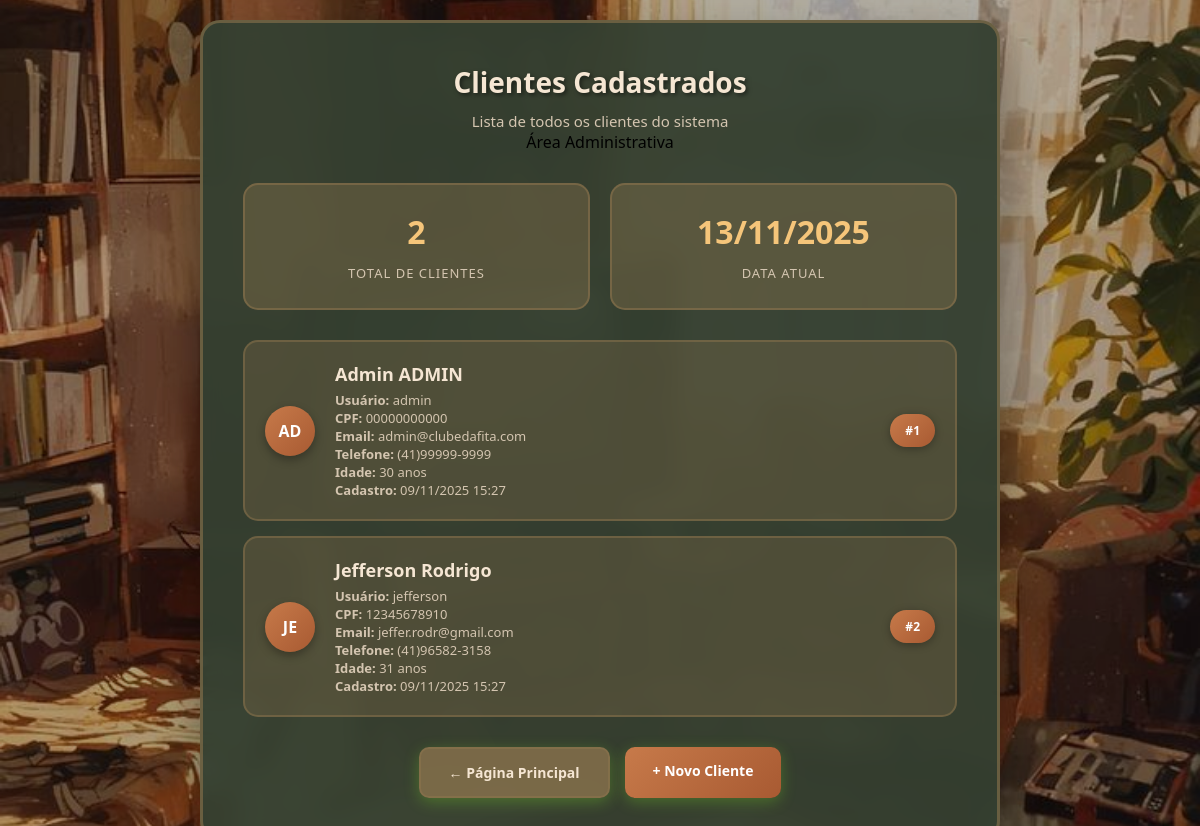
/pages/index.php?page=usuarios (signed in), run on the app's committed database.
### tables this page shows
CREATE TABLE IF NOT EXISTS cliente (
    id_cliente INT NOT NULL AUTO_INCREMENT,
    nome_cliente VARCHAR(50) NOT NULL,
    cpf_cliente CHAR(20) NOT NULL,
    idade_cliente TINYINT NOT NULL,
    telefone_cliente CHAR(20) NOT NULL,
    email_cliente VARCHAR(50) NOT NULL,
    username VARCHAR(50) NOT NULL,
    password VARCHAR(255) NOT NULL,
    is_admin BOOLEAN DEFAULT FALSE,
    data_cadastro TIMESTAMP DEFAULT CURRENT_TIMESTAMP,
    PRIMARY KEY (id_cliente),
    UNIQUE KEY cpf_cliente (cpf_cliente),
    UNIQUE KEY username (username)
 );

### pages/index.php (the view, shortened to what this page needs)
<?php
$page = $_GET['page'] ?? 'home';
$conn = require_once __DIR__ . '/../config/config.php';
$acesso_negado = false;
?>
<!DOCTYPE html>
<html lang="pt-br">
<head>
    <link rel="stylesheet" href="../css/index.css">
</head>
<body class="<?php echo $page; ?>">
    <?php if ($page === 'home'): ?>
        <div class="home-container">
            <h1>Clube da Fita</h1>
            <?php if (isset($_SESSION['usuario_logado'])): ?>
                <div class="usuario-info-box">
                    <p>Bem-vindo, <strong><?php echo htmlspecialchars($_SESSION['nome_cliente'] ?? $_SESSION['usuario_logado']); ?></strong>!</p>
                    <?php if ($_SESSION['is_admin']): ?>
                        <span class="badge-admin">ADMINISTRADOR</span>
                    <?php endif; ?>
                </div>
            <?php else: ?>
                <p>Bem-vindo! Escolha uma opção:</p>
            <?php endif; ?>
            <div class="buttons-container">
                <?php if (isset($_SESSION['usuario_logado'])): ?>
                    <a href="../pages/home.php" class="btn-link btn-destaque">
                        <span class="btn-icon">🎬</span>
                        Ir para Página Inicial
                    </a>
                <?php endif; ?>
                <?php if (!isset($_SESSION['usuario_logado'])): ?>
                    <a href="../pages/index.php?page=cadastro" class="btn-link">Fazer Cadastro</a>
                    <a href="../pages/index.php?page=login" class="btn-link">Fazer Login</a>
                <?php else: ?>
                    <?php if ($_SESSION['is_admin']): ?>
                        <a href="../pages/index.php?page=usuarios" class="btn-link">Ver Clientes</a>
                    <?php endif; ?>
                    <form method="POST" action="../pages/index.php?page=logout" style="width: 100%;">
                        <button type="submit" class="btn-link" style="width: 100%; border: none; cursor: pointer;">Sair</button>
                    </form>
                <?php endif; ?>
            </div>
            <div class="info-box">
                <p>Nós somos o clube da fita.</p>
                <p>Aqui você acha o filme que precisa e muito mais.</p>
            </div>
        </div>
    <?php elseif ($page === 'usuarios'): ?>
    <?php if ($acesso_negado): ?>
            <div class="home-container">
                <h1>Acesso Negado</h1>
                <div class="acesso-negado-box">
                    <p>🚫</p>
                    <p>Você não tem permissão para acessar esta página.</p>
                    <p>Apenas administradores podem visualizar a lista de clientes.</p>
                </div>
                <div class="buttons-container">
                    <a href="index.php" class="btn-link">← Voltar ao Início</a>
                    <?php if (!isset($_SESSION['usuario_logado'])): ?>
                        <a href="../pages/index.php?page=login" class="btn-link">Fazer Login</a>
                    <?php endif; ?>
                </div>
            </div>
        <?php else: ?>
            <div class="usuarios-container">
                <div class="usuarios-header">
                    <h1>Clientes Cadastrados</h1>
                    <p>Lista de todos os clientes do sistema</p>
                    <span class="badge-admin-header">Área Administrativa</span>
                </div>
                <?php
                $clientes_query = "SELECT * FROM cliente ORDER BY data_cadastro DESC";
                $clientes_result = $conn->query($clientes_query);
                if ($clientes_result->num_rows == 0): ?>
                    <div class="usuarios-vazio">
                        <p>Nenhum cliente cadastrado ainda.</p>
                        <a href="../pages/index.php?page=cadastro" class="btn-link">Fazer primeiro cadastro</a>
                    </div>
                <?php else: ?>
                    <div class="usuarios-stats">
                        <div class="stat-card">
                            <span class="stat-number"><?php echo $clientes_result->num_rows; ?></span>
                            <span class="stat-label">Total de Clientes</span>
                        </div>
                        <div class="stat-card">
                            <span class="stat-number"><?php echo date('d/m/Y'); ?></span>
                            <span class="stat-label">Data Atual</span>
                        </div>
                    </div>
                    <div class="usuarios-lista">
                        <?php
                        $index = 0;
                        while ($cliente = $clientes_result->fetch_assoc()):
                            $index++;
                        ?>
                            <div class="usuario-card cliente-card">
                                <div class="usuario-avatar">
                                    <?php echo strtoupper(substr($cliente['nome_cliente'], 0, 2)); ?>
                                </div>
                                <div class="usuario-info">
                                    <h3>
                                        <?php echo htmlspecialchars($cliente['nome_cliente']); ?>
                                        <?php if ($cliente['is_admin']): ?>
                                            <span class="badge-mini-admin">ADMIN</span>
                                        <?php endif; ?>
                                    </h3>
                                    <p><strong>Usuário:</strong> <?php echo htmlspecialchars($cliente['username']); ?></p>
                                    <p><strong>CPF:</strong> <?php echo htmlspecialchars($cliente['cpf_cliente']); ?></p>
                                    <p><strong>Email:</strong> <?php echo htmlspecialchars($cliente['email_cliente']); ?></p>
                                    <p><strong>Telefone:</strong> <?php echo htmlspecialchars($cliente['telefone_cliente']); ?></p>
                                    <p><strong>Idade:</strong> <?php echo $cliente['idade_cliente']; ?> anos</p>
                                    <?php if ($cliente['data_cadastro']): ?>
                                        <p><strong>Cadastro:</strong> <?php echo date('d/m/Y H:i', strtotime($cliente['data_cadastro'])); ?></p>
                                    <?php endif; ?>
                                </div>
                                <div class="usuario-badge">
                                    #<?php echo $index; ?>
                                </div>
                            </div>
                        <?php endwhile; ?>
                    </div>
                <?php endif; ?>
                <div class="usuarios-actions">
                    <a href="../pages/index.php" class="btn-voltar">← Página Principal</a>
                    <a href="../pages/index.php?page=cadastro" class="btn-cadastro-link">+ Novo Cliente</a>
                </div>
            </div>
        <?php endif; ?>
    <?php endif; ?>
</body>
</html>

### css/index.css (style rules this page uses)
* { margin: 0; padding: 0; box-sizing: border-box; }
body { font-family: 'Segoe UI', Tahoma, Geneva, Verdana, sans-serif; min-height: 100vh; display: flex; justify-content: center; align-items: center; padding: 20px; position: relative; overflow-x: hidden; background: url('img/download14.jpg') center/cover no-repeat fixed; }
body::before { content: ''; position: fixed; top: 0; left: 0; width: 100%; height: 100%; background: rgba(0, 0, 0, 0.3); pointer-events: none; z-index: 0; }
.home-container, .form-container, .usuarios-container { background: rgba(52, 64, 49, 0.95); border-radius: 20px; box-shadow: 0 25px 50px rgba(0, 0, 0, 0.4); backdrop-filter: blur(10px); border: 3px solid rgba(139, 116, 78, 0.6); animation: slideIn 0.8s ease-out; width: 100%; position: relative; z-index: 1; }
.usuarios-container { max-width: 800px; padding: 40px; }
.usuarios-header { text-align: center; margin-bottom: 30px; }
.usuarios-header h1 { font-size: 28px; font-weight: 700; color: #f5e6d3; margin-bottom: 10px; text-shadow: 2px 2px 4px rgba(0, 0, 0, 0.5); }
.usuarios-header p { color: #d4c5b0; font-size: 15px; }
.usuarios-stats { display: grid; grid-template-columns: repeat(auto-fit, minmax(200px, 1fr)); gap: 20px; margin-bottom: 30px; }
.stat-card { background: rgba(139, 116, 78, 0.4); padding: 25px; border-radius: 15px; text-align: center; border: 2px solid rgba(139, 116, 78, 0.6); }
.stat-number { display: block; font-size: 32px; font-weight: 700; color: #f5c57a; margin-bottom: 8px; }
.stat-label { font-size: 13px; color: #d4c5b0; text-transform: uppercase; letter-spacing: 1px; }
.usuarios-lista { display: flex; flex-direction: column; gap: 15px; margin-bottom: 30px; }
.usuario-card { display: flex; align-items: center; background: rgba(139, 116, 78, 0.3); padding: 20px; border-radius: 15px; border: 2px solid rgba(139, 116, 78, 0.5); transition: all 0.3s ease; }
.usuario-avatar { width: 50px; height: 50px; background: linear-gradient(135deg, #c77a4a, #a85a32); border-radius: 50%; display: flex; align-items: center; justify-content: center; color: white; font-weight: 700; font-size: 16px; margin-right: 20px; box-shadow: 0 4px 10px rgba(0, 0, 0, 0.3); }
.usuario-info { flex: 1; }
.usuario-info h3 { color: #f5e6d3; font-size: 18px; margin-bottom: 5px; }
.usuario-info p { color: #d4c5b0; font-size: 13px; }
.usuario-badge { background: linear-gradient(135deg, #c77a4a, #a85a32); color: white; padding: 8px 15px; border-radius: 20px; font-weight: 600; font-size: 12px; box-shadow: 0 2px 8px rgba(0, 0, 0, 0.3); }
.usuarios-actions { display: flex; gap: 15px; justify-content: center; flex-wrap: wrap; }
.btn-voltar, .btn-cadastro-link { padding: 14px 28px; border-radius: 10px; text-decoration: none; font-weight: 600; font-size: 14px; transition: all 0.3s ease; box-shadow: 0 4px 15px rgba(124, 223, 38, 0.3); }
.btn-voltar { background: rgba(139, 116, 78, 0.8); color: #f5e6d3; border: 2px solid rgba(139, 116, 78, 0.6); }
.btn-cadastro-link { background: linear-gradient(135deg, #c77a4a, #a85a32); color: white; }

### data on the page
cliente: nome_cliente "AD", nome_cliente "Admin", is_admin "ADMIN", username "admin", cpf_cliente "00000000000", email_cliente "admin@clubedafita.com", telefone_cliente "(41)99999-9999", idade_cliente "30", data_cadastro "09/11/2025 15:27"
cliente: nome_cliente "JE", nome_cliente "Jefferson Rodrigo", username "jefferson", cpf_cliente "12345678910", email_cliente "jeffer.rodr@gmail.com", telefone_cliente "(41)96582-3158", idade_cliente "31", data_cadastro "09/11/2025 15:27"

### other printed values
$clientes_result->num_rows "2"
